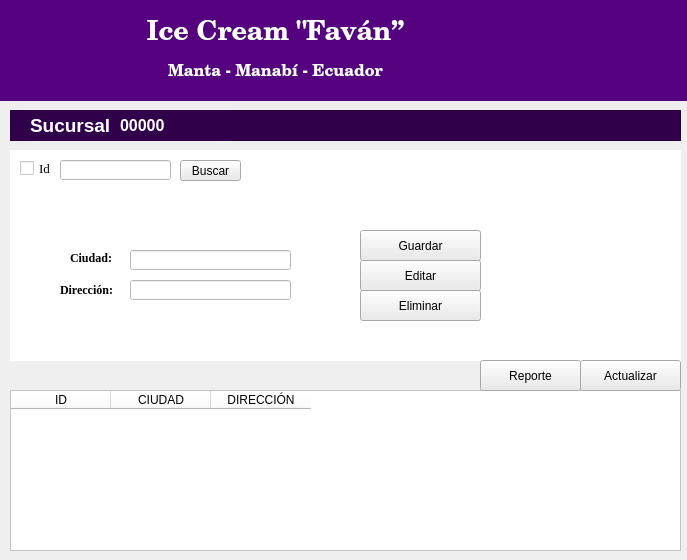
<?xml version="1.0" encoding="UTF-8"?>
<ui version="4.0">
 <class>Form</class>
 <widget class="QWidget" name="Form">
  <property name="geometry">
   <rect>
    <x>0</x>
    <y>0</y>
    <width>687</width>
    <height>560</height>
   </rect>
  </property>
  <property name="windowTitle">
   <string>SUCURSAL</string>
  </property>
  <widget class="QWidget" name="widget_4" native="true">
   <property name="geometry">
    <rect>
     <x>0</x>
     <y>0</y>
     <width>721</width>
     <height>101</height>
    </rect>
   </property>
   <property name="styleSheet">
    <string notr="true">background-color: rgb(85, 0, 127);</string>
   </property>
   <widget class="QLabel" name="label_16">
    <property name="geometry">
     <rect>
      <x>140</x>
      <y>20</y>
      <width>271</width>
      <height>61</height>
     </rect>
    </property>
    <property name="font">
     <font>
      <family>Century Schoolbook</family>
      <pointsize>14</pointsize>
     </font>
    </property>
    <property name="styleSheet">
     <string notr="true">border-color: rgb(255, 255, 255);</string>
    </property>
    <property name="text">
     <string>&lt;html&gt;&lt;head/&gt;&lt;body&gt;&lt;p align=&quot;center&quot;&gt;&lt;span style=&quot; font-size:20pt; font-weight:600; color:#ffffff;&quot;&gt;Ice Cream &amp;quot;Faván”&lt;/span&gt;&lt;/p&gt;&lt;p align=&quot;center&quot;&gt;&lt;span style=&quot; font-size:12pt; font-weight:600; color:#ffffff;&quot;&gt;Manta - Manabí - Ecuador&lt;/span&gt;&lt;/p&gt;&lt;/body&gt;&lt;/html&gt;</string>
    </property>
   </widget>
  </widget>
  <widget class="QTextBrowser" name="textBrowser_2">
   <property name="geometry">
    <rect>
     <x>10</x>
     <y>110</y>
     <width>671</width>
     <height>31</height>
    </rect>
   </property>
   <property name="styleSheet">
    <string notr="true">background-color: rgb(49, 0, 74);</string>
   </property>
  </widget>
  <widget class="QTableWidget" name="tableWidget">
   <property name="geometry">
    <rect>
     <x>10</x>
     <y>390</y>
     <width>671</width>
     <height>161</height>
    </rect>
   </property>
   <property name="maximumSize">
    <size>
     <width>731</width>
     <height>192</height>
    </size>
   </property>
   <property name="styleSheet">
    <string notr="true">background-color: rgb(255, 255, 255);</string>
   </property>
   <column>
    <property name="text">
     <string>ID</string>
    </property>
   </column>
   <column>
    <property name="text">
     <string>CIUDAD</string>
    </property>
   </column>
   <column>
    <property name="text">
     <string>DIRECCIÓN</string>
    </property>
   </column>
  </widget>
  <widget class="QPushButton" name="pushButton_2">
   <property name="geometry">
    <rect>
     <x>480</x>
     <y>360</y>
     <width>101</width>
     <height>31</height>
    </rect>
   </property>
   <property name="styleSheet">
    <string notr="true">background-color: rgb(234, 234, 234);</string>
   </property>
   <property name="text">
    <string>Reporte</string>
   </property>
  </widget>
  <widget class="QPushButton" name="pushButton_5">
   <property name="geometry">
    <rect>
     <x>580</x>
     <y>360</y>
     <width>101</width>
     <height>31</height>
    </rect>
   </property>
   <property name="styleSheet">
    <string notr="true">background-color: rgb(234, 234, 234);</string>
   </property>
   <property name="text">
    <string>Actualizar</string>
   </property>
  </widget>
  <widget class="QWidget" name="widget_2" native="true">
   <property name="geometry">
    <rect>
     <x>10</x>
     <y>150</y>
     <width>671</width>
     <height>211</height>
    </rect>
   </property>
   <property name="styleSheet">
    <string notr="true">background-color: rgb(255, 255, 255);</string>
   </property>
   <widget class="QPushButton" name="pushButton_4">
    <property name="geometry">
     <rect>
      <x>350</x>
      <y>140</y>
      <width>121</width>
      <height>31</height>
     </rect>
    </property>
    <property name="styleSheet">
     <string notr="true">background-color: rgb(234, 234, 234);</string>
    </property>
    <property name="text">
     <string>Eliminar</string>
    </property>
   </widget>
   <widget class="QPushButton" name="pushButton">
    <property name="geometry">
     <rect>
      <x>350</x>
      <y>80</y>
      <width>121</width>
      <height>31</height>
     </rect>
    </property>
    <property name="styleSheet">
     <string notr="true">background-color: rgb(234, 234, 234);</string>
    </property>
    <property name="text">
     <string>Guardar</string>
    </property>
   </widget>
   <widget class="QPushButton" name="pushButton_3">
    <property name="geometry">
     <rect>
      <x>350</x>
      <y>110</y>
      <width>121</width>
      <height>31</height>
     </rect>
    </property>
    <property name="styleSheet">
     <string notr="true">background-color: rgb(234, 234, 234);</string>
    </property>
    <property name="text">
     <string>Editar</string>
    </property>
   </widget>
   <widget class="QPushButton" name="pushButton_6">
    <property name="geometry">
     <rect>
      <x>170</x>
      <y>10</y>
      <width>61</width>
      <height>21</height>
     </rect>
    </property>
    <property name="styleSheet">
     <string notr="true">background-color: rgb(234, 234, 234);</string>
    </property>
    <property name="text">
     <string>Buscar</string>
    </property>
   </widget>
   <widget class="QLineEdit" name="lineEdit_7">
    <property name="geometry">
     <rect>
      <x>120</x>
      <y>100</y>
      <width>161</width>
      <height>20</height>
     </rect>
    </property>
   </widget>
   <widget class="QCheckBox" name="checkBox">
    <property name="geometry">
     <rect>
      <x>10</x>
      <y>10</y>
      <width>31</width>
      <height>17</height>
     </rect>
    </property>
    <property name="font">
     <font>
      <family>Georgia</family>
      <pointsize>10</pointsize>
      <weight>9</weight>
      <italic>false</italic>
      <bold>false</bold>
     </font>
    </property>
    <property name="whatsThis">
     <string/>
    </property>
    <property name="styleSheet">
     <string notr="true">font: 75 10pt &quot;Georgia&quot;;</string>
    </property>
    <property name="text">
     <string>Id</string>
    </property>
   </widget>
   <widget class="QLabel" name="label_8">
    <property name="geometry">
     <rect>
      <x>50</x>
      <y>130</y>
      <width>61</width>
      <height>21</height>
     </rect>
    </property>
    <property name="font">
     <font>
      <family>Georgia</family>
     </font>
    </property>
    <property name="text">
     <string>&lt;html&gt;&lt;head/&gt;&lt;body&gt;&lt;p&gt;&lt;span style=&quot; font-weight:600;&quot;&gt;Dirección:&lt;/span&gt;&lt;/p&gt;&lt;/body&gt;&lt;/html&gt;</string>
    </property>
   </widget>
   <widget class="QLineEdit" name="lineEdit_10">
    <property name="geometry">
     <rect>
      <x>120</x>
      <y>130</y>
      <width>161</width>
      <height>20</height>
     </rect>
    </property>
   </widget>
   <widget class="QLabel" name="label_4">
    <property name="geometry">
     <rect>
      <x>60</x>
      <y>100</y>
      <width>47</width>
      <height>16</height>
     </rect>
    </property>
    <property name="font">
     <font>
      <family>Georgia</family>
     </font>
    </property>
    <property name="text">
     <string>&lt;html&gt;&lt;head/&gt;&lt;body&gt;&lt;p&gt;&lt;span style=&quot; font-weight:600;&quot;&gt;Ciudad:&lt;/span&gt;&lt;/p&gt;&lt;/body&gt;&lt;/html&gt;</string>
    </property>
   </widget>
   <widget class="QLineEdit" name="lineEdit_6">
    <property name="geometry">
     <rect>
      <x>50</x>
      <y>10</y>
      <width>111</width>
      <height>20</height>
     </rect>
    </property>
   </widget>
  </widget>
  <widget class="QLabel" name="label">
   <property name="geometry">
    <rect>
     <x>30</x>
     <y>110</y>
     <width>111</width>
     <height>31</height>
    </rect>
   </property>
   <property name="styleSheet">
    <string notr="true">background-color: rgb(49, 0, 74);</string>
   </property>
   <property name="text">
    <string>&lt;html&gt;&lt;head/&gt;&lt;body&gt;&lt;p&gt;&lt;span style=&quot; font-size:14pt; font-weight:600; color:#ffffff;&quot;&gt;Sucursal&lt;/span&gt;&lt;/p&gt;&lt;/body&gt;&lt;/html&gt;</string>
   </property>
  </widget>
  <widget class="QLabel" name="label_10">
   <property name="geometry">
    <rect>
     <x>120</x>
     <y>110</y>
     <width>111</width>
     <height>31</height>
    </rect>
   </property>
   <property name="font">
    <font>
     <family>MS Shell Dlg 2</family>
     <pointsize>12</pointsize>
     <weight>50</weight>
     <italic>false</italic>
     <bold>false</bold>
    </font>
   </property>
   <property name="styleSheet">
    <string notr="true">background-color: rgb(49, 0, 74);
font: 12pt &quot;MS Shell Dlg 2&quot;;

color: rgb(255, 255, 255);</string>
   </property>
   <property name="text">
    <string>&lt;html&gt;&lt;head/&gt;&lt;body&gt;&lt;p&gt;&lt;span style=&quot; font-weight:600;&quot;&gt;00000&lt;/span&gt;&lt;/p&gt;&lt;/body&gt;&lt;/html&gt;</string>
   </property>
  </widget>
  <zorder>widget_2</zorder>
  <zorder>widget_4</zorder>
  <zorder>textBrowser_2</zorder>
  <zorder>tableWidget</zorder>
  <zorder>pushButton_2</zorder>
  <zorder>pushButton_5</zorder>
  <zorder>label</zorder>
  <zorder>label_10</zorder>
 </widget>
 <resources/>
 <connections/>
</ui>
